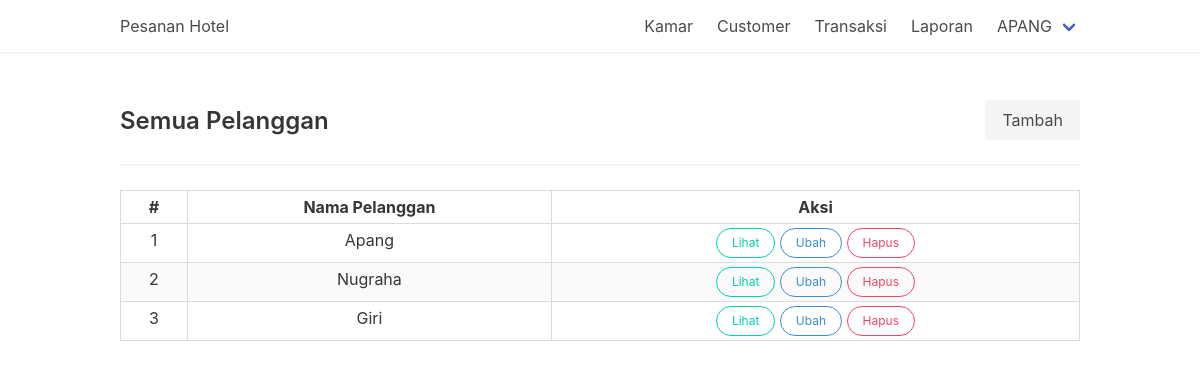
/customer.php (signed in), run on the app's committed database.
### tables this page shows
CREATE TABLE `user` (
  `id_user` int(11) NOT NULL,
  `nama` varchar(40) NOT NULL
);

### customer.php (the view, shortened to what this page needs)
<?php
require_once "template/theHeader.php";
?>
<div class="level">
    <div class="level-left">
        <div class="level-item">
            <h1 class="title is-4">Semua Pelanggan</h1>
        </div>
    </div>
    <div class="level-right">
        <div class="level-item">
            <a href="customer-create.php" class="button is-light">Tambah</a>
        </div>
    </div>
</div>
<hr>
<div class="table-container">
    <table class="table is-fullwidth is-bordered is-striped is-hoverable is-narrow has-text-centered">
        <thead>
            <tr>
                <th>#</th>
                <th>Nama Pelanggan</th>
                <th>Aksi</th>
            </tr>
        </thead>
        <tbody>
            <?php
            $sql = "SELECT * FROM user";
            $query = $conn->prepare($sql);
            $query->execute();
            while ($item = $query->fetch(PDO::FETCH_OBJ)) {
            ?>
                <tr>
                    <td><?= $item->id_user; ?></td>
                    <td><?= $item->nama; ?></td>
                    <td>
                        <a href="customer-show.php?id=<?= $item->id_user; ?>" class="button is-small is-rounded is-outlined is-primary">
                            Lihat
                        </a>
                        <a href="customer-edit.php?id=<?= $item->id_user; ?>" class="button is-small is-rounded is-outlined is-info">
                            Ubah
                        </a>
                        <a href="?hapus=<?= $item->id_user; ?>" class="button is-small is-rounded is-outlined is-danger" onclick="return confirm('Apakah Anda yakin ingin menghapus data tersebut?');">
                            Hapus
                        </a>
                    </td>
                </tr>
            <?php } ?>
        </tbody>
    </table>
</div>
<?php
require_once "template/theFooter.php"
?>

### data on the page
user: id_user "1", nama "Apang"
user: id_user "2", nama "Nugraha"
user: id_user "3", nama "Giri"

### other printed values
$_SESSION['auth_name'] "APANG"
